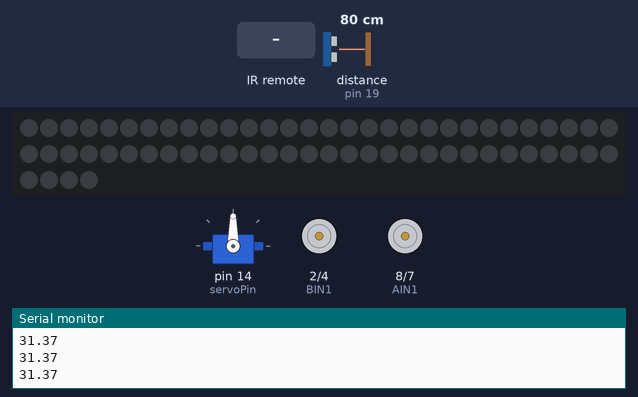
Bench run of a sketch on a simulated Arduino Uno, built with avr-gcc and run on an emulated ATmega328P. On the bench: servo, 64 RGB LEDs in strip order, left to right, continuing on the next row, motor-driver pin pairs drawn as motors (green arrow = first pin HIGH = forward, orange = second pin HIGH = backward, longer = more drive), the last lines printed to the serial monitor. Wiring (inferred from the names in the program): ultrasonic range finder: trigger pin 18; echo pin 19. The inputs (shaded band) are chosen by the test bench; at power-on: distance to the obstacle (sensor on pin 19) 80 cm. The echo pulse lasts 58.3 µs per cm; the strip is taken to match the declared colour order.

Above: at 1.2 s.
1.3 s: infrared code 0x10EF7887 received
At 1.8 s:
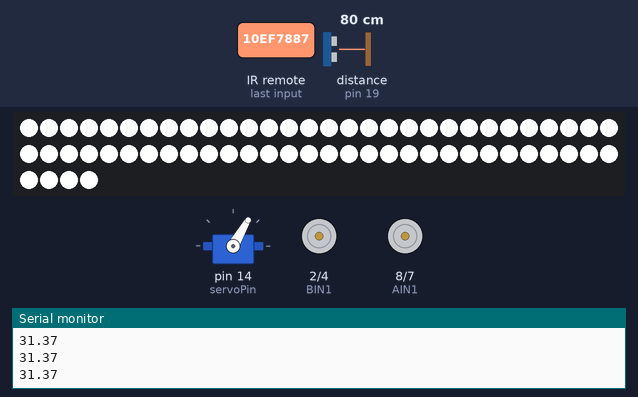
2.8 s: infrared code 0x10EF58A7 received
At 3.6 s:
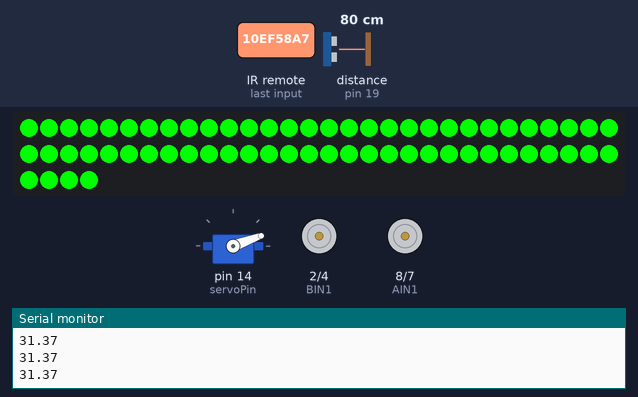
4.3 s: infrared code 0x10EFF807 received
At 5.3 s:
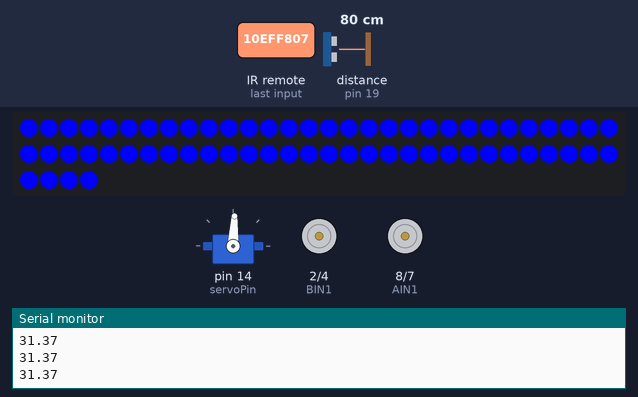
5.8 s: distance to the obstacle (sensor on pin 19) set to 36 cm
7.3 s: distance to the obstacle (sensor on pin 19) set to 30 cm
At 8.6 s:
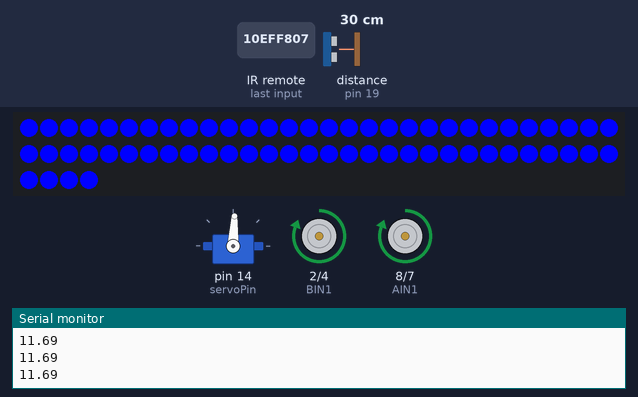
8.9 s: infrared code 0x10EF00FF received
At 10.0 s:
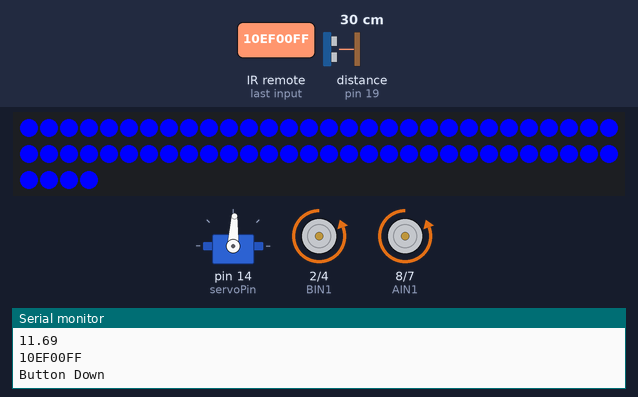
Timing chart, 0 to 12.5 s (numbered marks = the images above; inputs shaded):
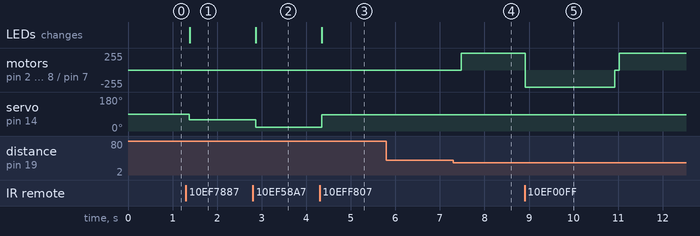

Measured:
- the behaviour switches between 34 and 33 cm on distance to the obstacle (sensor on pin 19) (found by bisection; images 3 and 4)
- after the input at 1.3 s, servo on pin 14 (servoPin): 90° → 60° after 0.08 s; the LEDs: change after 0.08 s (image 1)
- after the input at 2.8 s, servo on pin 14 (servoPin): 60° → 20° after 0.06 s; the LEDs: change after 0.07 s (image 2)
- after the input at 4.3 s, servo on pin 14 (servoPin): 20° → 87° after 0.05 s; the LEDs: change after 0.05 s (image 3)
- after the input at 7.3 s, motor on pin 2 (BIN1) / pin 4 (BIN2), motor on pin 8 (AIN1) / pin 7 (AIN2): stopped → forward 255/255 after 0.18 s
- after the input at 8.9 s, motor on pin 2 (BIN1) / pin 4 (BIN2), motor on pin 8 (AIN1) / pin 7 (AIN2): forward 255/255 → backward 255/255 at once, → stopped 2.0 s later, → forward 255/255 0.10 s later

The sketch:

FINAL_PROJECT.ino
```cpp
#include <IRremote.h>  // IR remote library resource uploaded

#include <Servo.h>      // servo library resource uploaded

#include <Adafruit_NeoPixel.h> // neoPixel
#ifdef __AVR__
#include <avr/power.h>
#endif

#define PIN 15 // neoPixel is on pin 15

Adafruit_NeoPixel strip = Adafruit_NeoPixel(64, PIN, NEO_RGBW + NEO_KHZ800); // neoPixel


// IR sensor
int RECV_PIN = 12;  // IR sensor is on pin 12
IRrecv irrecv(RECV_PIN); // IR receiver
decode_results results;

// motor
int AIN1 = 8; // motor A (pin 8)
int AIN2 = 7; // motor A (pin 7)
int BIN1 = 2; // motor B (pin 2)
int BIN2 = 4; // motor B (pin 4)

// color brightness
int colorBrightness = 255;

// servo
int servoPin = 14;    // servo is on pin 14

// for neoPixel
int i;


// ultra sonic sensor
int triggerPin = 18; // pin A4 (pin 18) trig pin
int echoPin = 19; // pin A5 (pin 19) echo pin


Servo servo;

void setup()
{
  servo.attach(servoPin); // servo
  Serial.begin(19200);
  // IR sensor
  irrecv.enableIRIn(); // Start the IR receiver


  // motor
  pinMode(AIN1, OUTPUT); // motor A (pin 8 set as output)
  pinMode(AIN2, OUTPUT); // motor A (pin 7 set as output)
  pinMode(BIN1, OUTPUT); // motor B (pin 2 set as output)
  pinMode(BIN2, OUTPUT); // motor B (pin 4 set as output)

  // neoPixel
  strip.begin();
  strip.show(); // Initialize all pixels to 'off'


  // ultra sonic sensor
  pinMode(triggerPin, OUTPUT);
  pinMode(echoPin, INPUT);
  digitalWrite(triggerPin, LOW);
}


// ultra sonic sensor
float ping() {
  unsigned long maxTime = 20000;
  unsigned long us;
  float inches;
  // Hold triggerPin high for at least 10us
  digitalWrite(triggerPin, HIGH);
  delayMicroseconds(10);
  digitalWrite(triggerPin, LOW);
  // Measure length of high pulse on echoPin
  us = pulseIn(echoPin, HIGH, maxTime);
  // pulseIn returns 0 on timeout. Assume worst case.
  if (us == 0) {
    us = maxTime;
  }
  // Convert roundtrip microseconds to inches
  inches = us * 0.013504 / 2;
  return inches;
}


// motor functions
void forward(int howlong, bool Stop) { // move wheels forward
  digitalWrite(AIN1, HIGH); // motor A high on (pin 8 set as output)
  digitalWrite(AIN2, LOW); // motor A low off (pin 7 set as output)
  digitalWrite(BIN1, HIGH); // motor B high on (pin 8 set as output)
  digitalWrite(BIN2, LOW); // motor B low off (pin 7 set as output)
  if(Stop == true){
    delay(howlong);
    stop();
  }
}

void backward(int howlong, bool Stop) { // move wheels backward
  digitalWrite(AIN1, LOW); // motor A low off (pin 8 set as output)
  digitalWrite(AIN2, HIGH); // motor A high on (pin 7 set as output)
  digitalWrite(BIN1, LOW); // motor B low off (pin 8 set as output)
  digitalWrite(BIN2, HIGH); // motor B high on (pin 7 set as output)
  if(Stop == true){
    delay(howlong);
    stop();
  }
}

void left(int howlong, bool Stop) { // move wheels left
  digitalWrite(AIN1, LOW); // motor A low off (pin 8 set as output)
  digitalWrite(AIN2, LOW); // motor A low off (pin 7 set as output)
  digitalWrite(BIN1, HIGH); // motor B high on (pin 8 set as output)
  digitalWrite(BIN2, LOW); // motor B low off (pin 7 set as output)
  if(Stop == true){
    delay(howlong);
    stop();
  }
}

void right(int howlong, bool Stop) { // move wheels right
  digitalWrite(AIN1, HIGH); // motor A high on (pin 8 set as output)
  digitalWrite(AIN2, LOW); // motor A low off (pin 7 set as output)
  digitalWrite(BIN1, LOW); // motor B low off (pin 8 set as output)
  digitalWrite(BIN2, LOW); // motor B low off (pin 7 set as output)
  if(Stop == true){
    delay(howlong);
    stop();
  }
}

void stop() { // stop all wheels from moving
  digitalWrite(AIN1, LOW); // motor A low off (pin 8 set as output)
  digitalWrite(AIN2, LOW); // motor A low off (pin 7 set as output)
  digitalWrite(BIN1, LOW); // motor B low off (pin 8 set as output)
  digitalWrite(BIN2, LOW); // motor B low off (pin 7 set as output)
}


void loop()
{
  //float inches = ping();

  if (irrecv.decode(&results)) {
    //remote button codes
    //-------------------
    Serial.println(results.value, HEX);
    irrecv.resume(); // Receive the next value
    if (results.value == 0x10EFA05F) { // button up on IR remote moves forward
      Serial.println("Button Up"); // print "button up"
      forward(2000, true); // function to move forward
    }
    // motor backward | Button down
    else if (results.value == 0x10EF00FF) { // button down on IR remote moves backward
      Serial.println("Button Down"); // print "button down"
      backward(2000, true); // function to move backward
    }
    // motor left | Button left
    else if (results.value == 0x10EF10EF) { // button left on IR remote moves left
      Serial.println("Button left"); // print "button left"
      left(1000, true); // function to move left
    }
    // motor right | Button right
    else if (results.value == 0x10EF807F) { // button right on IR remote moves right
      Serial.println("Button right"); // print "button right"
      right(1000, true); // function to move right
    }
    // servo arm controller | Button A | neoPixel blue
    // Button A blue color for drawing
    else if (results.value == 0x10EFF807) { // button A on IR remote moves servo 90 deg (color 1 for drawing)
      Serial.println("Button A servo moves 90 deg"); // print "button A servo moves 90 deg"
      colorChange(87, 0, 0, 255, 0);
    }
    else if (results.value == 0x10EF7887) { // button B on IR remote moves servo 60 deg (to reset color for no drawing)
      Serial.println("Button B servo moves 60 deg"); // print "button B servo moves 60 deg to reset"
      colorChange(60, 0, 0, 0, 255);
    }
    else if (results.value == 0x10EF58A7) { // button C on IR remote moves servo 20 deg (color 2 for drawing)
      Serial.println("Button C servo moves 20 deg"); // print "button C servo moves 20 deg"
      colorChange(20, 0, 255, 0, 0);
      servo.write(20);
    }
    // power button | neoPixel white animation
    // neoPixel power button on IR remote makes a white light show / power on effect
    else if (results.value == 0x10EFD827) { // button power on IR remote turns neoPixel on white
      Serial.println("Button power neoPixel turns white on"); // print "button power turns neoPixel turns white on"
      colorChange(0, 0, 0, 0, 255);
    }
    else {
      Serial.print("Unrecognized: ");
      Serial.print(results.value, HEX);
      Serial.println();
    }
    irrecv.resume();
  } else{
   //Serial.println(inches);
  rangeMove();
  }
}


void rangeMove() {
  float inches = ping();
  Serial.println(inches);
  delay(100);
  if (inches > 14 && inches <120) { // hand on ultra sonic moves forward
    //Serial.println("Hand Up"); // print "hand up"
    stop(); // function to move forward
  }
  else if (inches >= 5 && inches <= 8) {
    backward(200, false);
  }
  else if (inches > 8 && inches <= 13) {
    forward(200, false);
  }
}

void colorChange(int deg, int r, int g, int b, int w){
      servo.write(deg);
      for (i = 0; i < strip.numPixels(); i++) {
        strip.setPixelColor(i, strip.Color(r, g, b, w)); // neoPixel turns red
        strip.setBrightness(colorBrightness);
      }
      strip.show();


}
```
